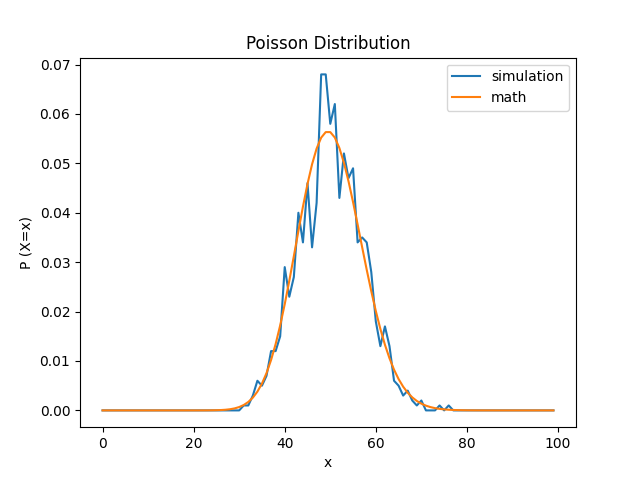

Write Python code to recreate this figure.
import numpy as np
import matplotlib.pyplot as plt


def poi(n=1000, p=0.05, seed=0):
    result = 0
    np.random.seed(seed=seed)
    for i in range(0, n):
        if np.random.uniform(low=0, high=1) < p:
            result += 1
    return result


def p_poi(k, lam):
    return (lam**k)*np.exp(-lam)/np.math.factorial(k)


trial = 1000 # should be 1000 at actual run
n = 1000
# p = 0.05
p = float(input("input p(0~1) >>> "))
# seed = 0
seed = int(input("input seed(integer) >>> "))
lamda = n * p

poi_simulation_result = np.zeros(int(lamda * 2))
for i in range(0, trial):
    x = poi(n, p=p, seed=seed+i)
    if(x < int(lamda * 2)):
        poi_simulation_result[x] += 1

for i in range(int(lamda * 2)):
    poi_simulation_result[i] = poi_simulation_result[i]/trial

# print(poi_simulation_result)
# print(poi_simulation_result[int(lamda)])

poi_math_result = np.array([p_poi(k, lamda) for k in range(int(lamda * 2))])
# print(poi_math_result)
# print(poi_math_result[int(lamda)])

plt.title('Poisson Distribution')
plt.xlabel('x')
plt.ylabel('P (X=x)')
plt.plot(poi_simulation_result, label="simulation")
plt.plot(poi_math_result, label="math")
plt.legend()
plt.show()
